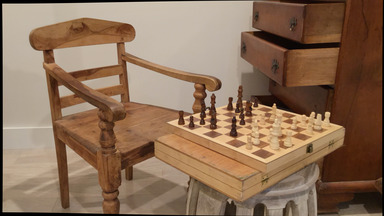
#> input picture im2.jpg, 384 x 216 px, found by its file name
$ python 'im2 BRISK.py'
#> lines starting #> are read from the running program, lines starting #| are printed output that depends on the picture
import cv2

im1 = cv2.imread('im2.jpg')
#> im1 is the input picture: shape (216, 384, 3); mean B, G, R 88.2, 111.4, 140.1
if im1 is None:
    print('이미지 파일을 찾을 수 없거나 읽을 수 없습니다.')
    exit()

gray = cv2.cvtColor(im1, cv2.COLOR_BGR2GRAY)
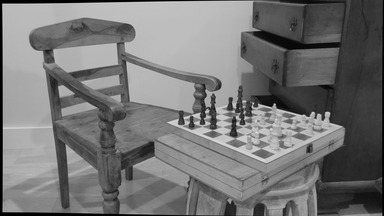
#> gray: shape (216, 384); min 0, max 222, mean 117.4
brisk = cv2.BRISK_create()
keypoints_brisk = brisk.detect(gray, None)
#> keypoints_brisk = 603 keypoints; strongest (x, y, size): (274, 104, 12.7), (312, 113, 14.1), (328, 113, 14.1), (327, 112, 13.5)
im_with_keypoints_brisk = cv2.drawKeypoints(im1, keypoints_brisk, None, flags=cv2.DRAW_MATCHES_FLAGS_DRAW_RICH_KEYPOINTS)
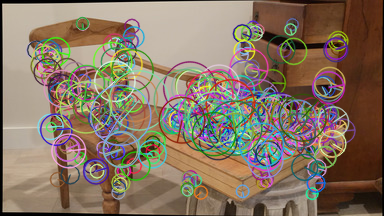
#> im_with_keypoints_brisk: shape (216, 384, 3); mean B, G, R 99.6, 116.6, 134.2

im_concatenated_brisk = cv2.hconcat([im1, im_with_keypoints_brisk])
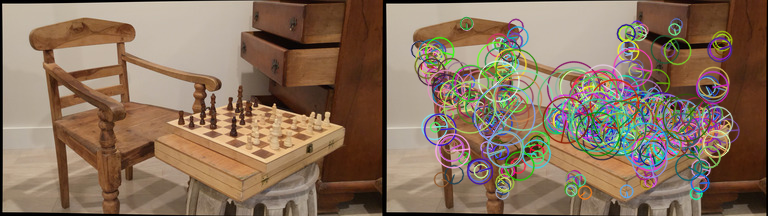
#> im_concatenated_brisk: shape (216, 768, 3); mean B, G, R 93.9, 114, 137.2
num_keypoints_brisk = len(keypoints_brisk)
#> num_keypoints_brisk = 603
print(f'BRISK로 검출된 특징점 개수 : {num_keypoints_brisk}')
#| BRISK로 검출된 특징점 개수 : 603

cv2.imshow('Original Image and BRISK', im_concatenated_brisk)
cv2.waitKey(0)
cv2.destroyAllWindows()

$ run again, with im1.jpg copied over im2.jpg
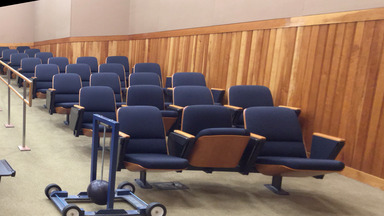
#> input picture im1.jpg, 384 x 216 px, found by its file name
#> im1 is the input picture: shape (216, 384, 3); mean B, G, R 101.6, 115.2, 140.5
#> `gray = cv2.cvtColor(im1, cv2.COLOR_BGR2GRAY)`:
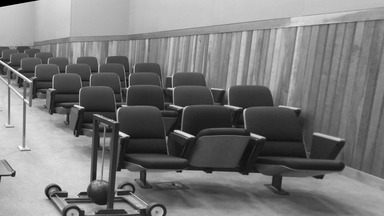
#> gray: shape (216, 384); min 0, max 253, mean 121.2
#> keypoints_brisk = 513 keypoints; strongest (x, y, size): (120, 133, 13.8), (122, 135, 25.3), (127, 135, 13.8), (82, 107, 13)
#> `im_concatenated_brisk = cv2.hconcat([im1, im_with_keypoints_brisk])`:
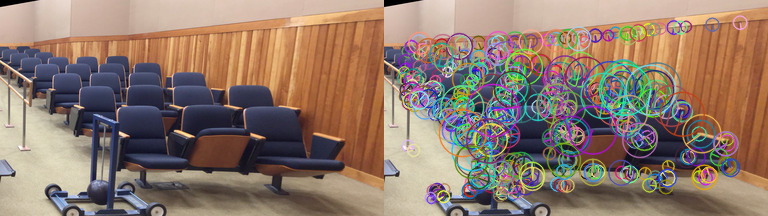
#> im_concatenated_brisk: shape (216, 768, 3); mean B, G, R 107.7, 121.4, 143.3
#> num_keypoints_brisk = 513
#| BRISK로 검출된 특징점 개수 : 513

$ run again, with im3.jpg copied over im2.jpg
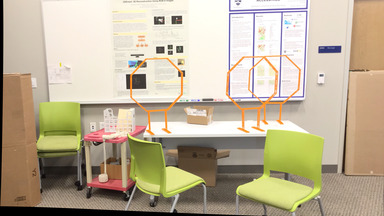
#> input picture im3.jpg, 384 x 216 px, found by its file name
#> im1 is the input picture: shape (216, 384, 3); mean B, G, R 152.4, 177.1, 190
#> `gray = cv2.cvtColor(im1, cv2.COLOR_BGR2GRAY)`:
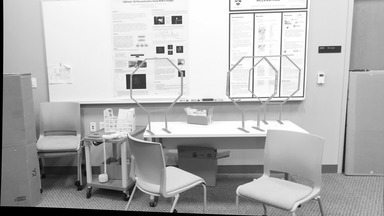
#> gray: shape (216, 384); min 0, max 255, mean 178.1
#> keypoints_brisk = 595 keypoints; strongest (x, y, size): (157, 52, 14.7), (144, 86, 28.1), (126, 76, 14.2), (182, 51, 14)
#> `im_concatenated_brisk = cv2.hconcat([im1, im_with_keypoints_brisk])`:
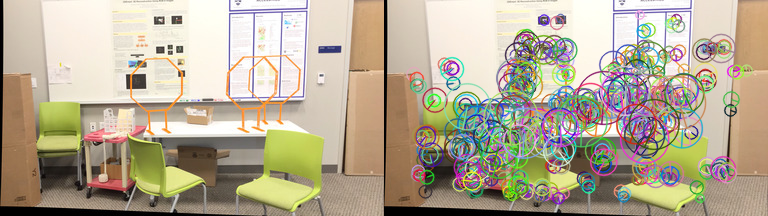
#> im_concatenated_brisk: shape (216, 768, 3); mean B, G, R 149.1, 170.8, 181.3
#> num_keypoints_brisk = 595
#| BRISK로 검출된 특징점 개수 : 595
